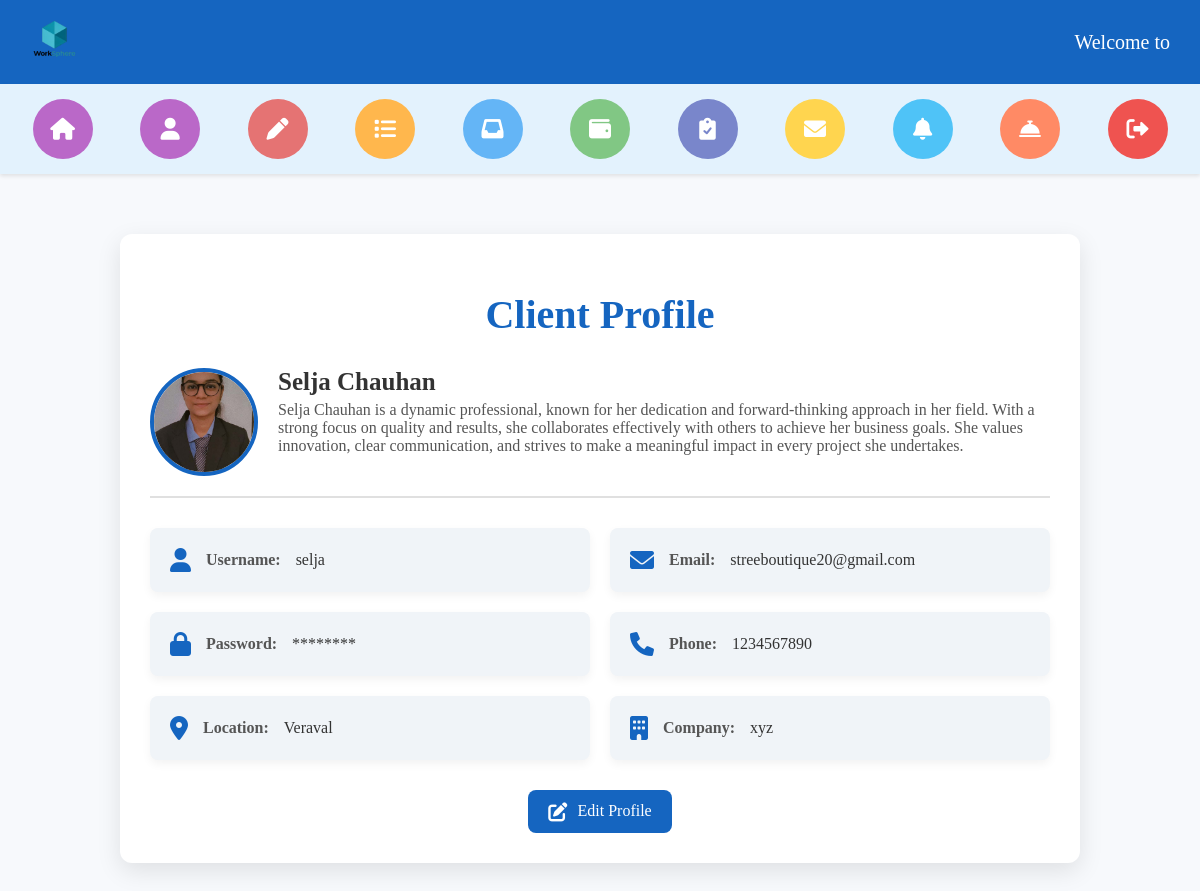
Page /client/client_profile/ (signed in) on the committed database.
### client/models.py (models this page shows, shortened)
class ClientRegisterLogin(models.Model):
    profile_photo = models.ImageField(upload_to='profile_photos/')
    first_name = models.CharField(max_length=30)
    last_name = models.CharField(max_length=30)
    username = models.CharField(max_length=30, unique=True)
    email = models.EmailField(unique=True)
    password = models.CharField(max_length=100)
    phone_no = models.CharField(max_length=15)
    company = models.CharField(max_length=100)
    location = models.CharField(max_length=100, null=True)
    bio = models.TextField(null=True, max_length=1000)

### client/views.py (the view)
# urls.py: path('client_profile/', views.client_profile, name='client_profile'),
def client_profile(request):
    username = request.session.get('logged_user')
    client = ClientRegisterLogin.objects.get(username=username)
    context ={
        'client' : client,
    }
    return render(request, 'client_profile.html', context)

### client/templates/client_profile.html (shortened to what this page needs)
{% extends 'header_2.html' %}
{% block content %}
<div class="profile-container">
    <h1>Client Profile</h1>
    <div class="profile-header">
        <img src="/media/{{ client.profile_photo }}" alt="Profile Picture">
        <div class="profile-info">
            <h2>{{ client.first_name }} {{ client.last_name }}</h2>
            <p class="bio">{{ client.bio }}</p>
        </div>
    </div>
    <div class="profile-details">
        <div class="detail">
            <i class="fas fa-user"></i>
            <span>Username:</span>
            <p>{{ client.username }}</p>
        </div>
        <div class="detail">
            <i class="fas fa-envelope"></i>
            <span>Email:</span>
            <p>{{ client.email }}</p>
        </div>
        <div class="detail">
            <i class="fas fa-lock"></i>
            <span>Password:</span>
            <p>********</p>
        </div>
        <div class="detail">
            <i class="fas fa-phone"></i>
            <span>Phone:</span>
            <p>{{ client.phone_no }}</p>
        </div>
        <div class="detail">
            <i class="fas fa-map-marker-alt"></i>
            <span>Location:</span>
            <p>{{ client.location }}</p>
        </div>
        <div class="detail">
            <i class="fas fa-building"></i>
            <span>Company:</span>
            <p>{{ client.company }}</p>
        </div>
    </div>
    <div class="buttons">
        <button class="edit-button">
            <i class="fas fa-edit"></i>Edit Profile
        </button>
    </div>
</div>
{% endblock %}

### client/templates/client_profile.html (style rules this page uses)
body { background-color: #f7f9fc; margin: 0; padding: 0; }
.profile-container { max-width: 900px; margin: 60px auto; background: #ffffff; border-radius: 12px; box-shadow: 0 8px 24px rgba(0, 0, 0, 0.1); padding: 30px; overflow: hidden; }
h1 { text-align: center; color: #1565c0; margin-bottom: 30px; font-weight: 700; font-size: 40px; font-family: Candara; }
.profile-header { display: flex; align-items: flex-start; border-bottom: 2px solid #e0e0e0; padding-bottom: 20px; margin-bottom: 30px; }
.profile-header img { width: 100px; height: 100px; border-radius: 50%; object-fit: cover; margin-right: 20px; border: 4px solid #1565c0; flex-shrink: 0; }
.profile-info { color: #333; flex-grow: 1; }
.profile-info h2 { font-size: 25px; margin: 0; font-family: verdana; font-weight: 600; }
.profile-info .bio { margin: 5px 0 0; font-size: 16px; font-family: Candara; color: #555; word-wrap: break-word; white-space: normal; }
.profile-details { display: grid; grid-template-columns: repeat(2, 1fr); gap: 20px; }
.detail { background: #f0f4f8; padding: 20px; border-radius: 8px; display: flex; align-items: center; gap: 15px; box-shadow: 0 4px 10px rgba(0, 0, 0, 0.05); transition: box-shadow 0.3s ease-in-out; }
.detail i { color: #1565c0; font-size: 1.5rem; }
.detail span { font-weight: 550; color: #555; font-family: verdana; font-size: 16px; }
.detail p { margin: 0; font-size: 16px; font-family: Candara; color: #333; }
.buttons { text-align: center; margin-top: 30px; }
.edit-button { background-color: #1565c0; color: #ffffff; font-size: 16px; font-family: verdana; padding: 12px 20px; border-radius: 8px; border: none; cursor: pointer; display: inline-flex; align-items: center; gap: 10px; transition: background-color 0.3s ease, transform 0.2s ease; }
.edit-button i { font-size: 1.2rem; }

### rows in the picture
ClientRegisterLogin: profile_photo (picture), first_name "Selja", last_name "Chauhan", bio "Selja Chauhan is a dynamic professional, known for her dedication and forward-thinking approach in her field. With a strong focus on quality and results, she collaborates effectively with others to achieve her business goals. She values innovation, clear communication, and strives to make a meaningful impact in every project she undertakes.", username "selja", email "streeboutique20@gmail.com", phone_no "1234567890", location "Veraval", company "xyz"
